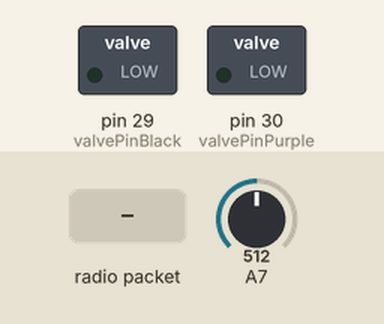
Bench run of a sketch on a simulated Arduino Mega 2560, built with avr-gcc and run on an emulated ATmega2560. Shown: switched loads named in the sketch (green lamp = pin HIGH). Inputs (shaded band) come from the test bench; at power-on: A7 = 512. No radio packets arrive unless stated; pins used as bus, display or sensor lines are not drawn; what the sketch prints to the serial monitor is not drawn.

Above: at 1.2 s.
1.3 s: radio packet "c" arrives
At 1.54 s:
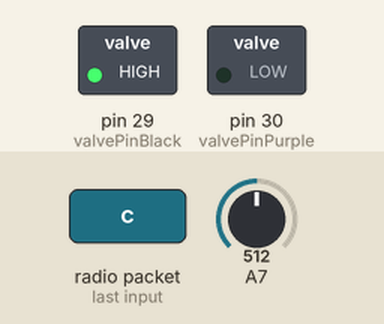
3.2 s: radio packet "o" arrives
At 3.44 s:
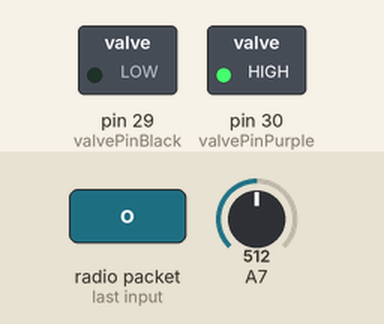
5.1 s: A7 set to 562
8.1 s: A7 set to 577
Timing chart, 0 to 11.1 s (numbered marks = the images above; inputs shaded):
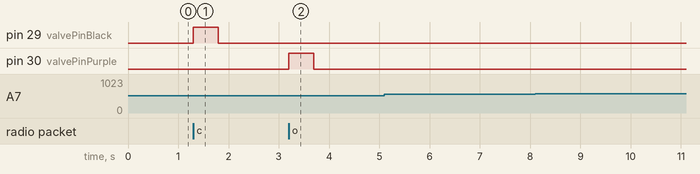

Measured:
- after the input at 1.3 s, pin 29 (valvePinBlack): LOW → HIGH at once, → LOW 0.50 s later
- after the input at 3.2 s, pin 30 (valvePinPurple): LOW → HIGH at once, → LOW 0.50 s later
- after the input at 5.1 s, every drawn part: stays the same
- after the input at 8.1 s, every drawn part: stays the same

The sketch:

coldflow_v1.ino
```cpp
// Simple Teensy 4.1 PT + Ball Valve Test with LoRa RX/TX
// Receives 'O' and 'C' commands via LoRa and transmits pressure readings

#include <RH_RF95.h>
#include <SPI.h>

// LoRa definitions
#define RFM95_CS   10
#define RFM95_RST  1
#define RFM95_INT  0
#define RF95_FREQ  915.0
RH_RF95 rf95(RFM95_CS, RFM95_INT);

// Pin definitions
const int ptPin = 23;
const int valvePinBlack = 29;
const int valvePinPurple = 30;

// Valve state
bool valveState = false;
bool pulsing = false;
unsigned long pulseStartTime = 0;
const unsigned long pulseDuration = 500;

// Sensor reading interval
unsigned long lastRead = 0;
const unsigned long readInterval = 1000;

void setup() {
  Serial.begin(9600);

  // Valve pin setup
  pinMode(ptPin, INPUT);
  pinMode(valvePinBlack, OUTPUT);
  digitalWrite(valvePinBlack, LOW);
  pinMode(valvePinPurple, OUTPUT);
  digitalWrite(valvePinPurple, LOW);

  // Radio reset and init
  pinMode(RFM95_RST, OUTPUT);
  digitalWrite(RFM95_RST, HIGH);
  digitalWrite(RFM95_RST, LOW);
  delay(10);
  digitalWrite(RFM95_RST, HIGH);
  delay(10);

  if (!rf95.init()) {
    Serial.println("LoRa init failed");
    while (1);
  }
  if (!rf95.setFrequency(RF95_FREQ)) {
    Serial.println("LoRa set frequency failed");
    while (1);
  }
  rf95.setTxPower(23, false);
  Serial.println("Simple PT + Valve LoRa Test Initialized");
}

void pulseValve(int pin) {
  digitalWrite(pin, HIGH);
  pulseStartTime = millis();
  pulsing = true;
}

void loop() {
  // Receive LoRa command
  if (rf95.available()) {
    uint8_t buf[RH_RF95_MAX_MESSAGE_LEN];
    uint8_t len = sizeof(buf);
    if (rf95.recv(buf, &len)) {
      String cmd = "";
      for (uint8_t i = 0; i < len; i++) {
        cmd += (char)buf[i];
      }
      cmd.trim();

      Serial.println(cmd);

      if (!pulsing) {
        if (cmd == "c") {
          digitalWrite(valvePinPurple, LOW);
          pulseValve(valvePinBlack);
          valveState = false;
          Serial.println("MAIN closed.");
        } else if (cmd == "o") {
          digitalWrite(valvePinBlack, LOW);
          pulseValve(valvePinPurple);
          valveState = true;
          Serial.println("MAIN opened.");
        } else {
          Serial.println("Unknown command.");
        }
      } else {
        Serial.println("Pulse in progress. Wait.");
      }
    }
  }

  // End pulse after duration
  if (pulsing && (millis() - pulseStartTime >= pulseDuration)) {
    digitalWrite(valvePinBlack, LOW);
    digitalWrite(valvePinPurple, LOW);
    pulsing = false;
  }

  // Send PT reading
  if (millis() - lastRead >= readInterval) {
    lastRead = millis();
    int adc = analogRead(ptPin);
    float voltage = (adc / 1023.0) * 3.3;

    // From calibration: Pressure (psi) = 2.9599 * ADC - 686.0201
    float pressure_psi = 2.9599 * adc - 686.0201;
    if (pressure_psi < 0) pressure_psi = 0;

    // Construct and send CSV-formatted message
    String msg = String(millis()) + "," + String(pressure_psi, 1);
    rf95.send((uint8_t *)msg.c_str(), msg.length());
    rf95.waitPacketSent();

    // Also print locally
    Serial.print("PT Reading: ");
    Serial.print(adc);
    Serial.print(" (");
    Serial.print(voltage, 3);
    Serial.print(" V) → ");
    Serial.print(pressure_psi, 1);
    Serial.println(" psi");
    Serial.print(" | Valve State: ");
    Serial.println(valveState ? "OPEN" : "CLOSED");
  }
}
```
